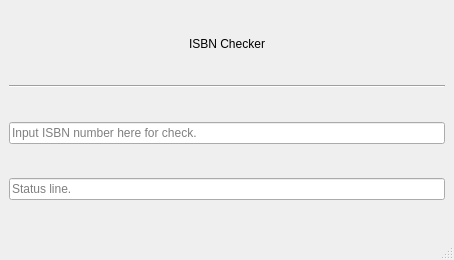
<?xml version="1.0" encoding="UTF-8"?>
<ui version="4.0">
 <class>ISBNWindow</class>
 <widget class="QMainWindow" name="ISBNWindow">
  <property name="geometry">
   <rect>
    <x>0</x>
    <y>0</y>
    <width>454</width>
    <height>260</height>
   </rect>
  </property>
  <property name="windowTitle">
   <string>MainWindow</string>
  </property>
  <widget class="QWidget" name="centralwidget">
   <layout class="QVBoxLayout" name="verticalLayout">
    <item>
     <widget class="QLabel" name="label">
      <property name="sizePolicy">
       <sizepolicy hsizetype="Expanding" vsizetype="Fixed">
        <horstretch>0</horstretch>
        <verstretch>0</verstretch>
       </sizepolicy>
      </property>
      <property name="text">
       <string>ISBN Checker</string>
      </property>
      <property name="alignment">
       <set>Qt::AlignCenter</set>
      </property>
     </widget>
    </item>
    <item>
     <widget class="Line" name="line">
      <property name="orientation">
       <enum>Qt::Horizontal</enum>
      </property>
     </widget>
    </item>
    <item>
     <widget class="QLineEdit" name="m_ISBNEdit">
      <property name="toolTip">
       <string/>
      </property>
      <property name="whatsThis">
       <string/>
      </property>
      <property name="placeholderText">
       <string>Input ISBN number here for check.</string>
      </property>
     </widget>
    </item>
    <item>
     <widget class="QLineEdit" name="m_statusEdit">
      <property name="readOnly">
       <bool>true</bool>
      </property>
      <property name="placeholderText">
       <string>Status line.</string>
      </property>
     </widget>
    </item>
   </layout>
  </widget>
  <widget class="QMenuBar" name="menubar">
   <property name="geometry">
    <rect>
     <x>0</x>
     <y>0</y>
     <width>454</width>
     <height>22</height>
    </rect>
   </property>
  </widget>
  <widget class="QStatusBar" name="statusbar"/>
 </widget>
 <resources/>
 <connections>
  <connection>
   <sender>m_ISBNEdit</sender>
   <signal>textEdited(QString)</signal>
   <receiver>ISBNWindow</receiver>
   <slot>checkISBN()</slot>
   <hints>
    <hint type="sourcelabel">
     <x>191</x>
     <y>142</y>
    </hint>
    <hint type="destinationlabel">
     <x>240</x>
     <y>164</y>
    </hint>
   </hints>
  </connection>
 </connections>
 <slots>
  <slot>checkISBN()</slot>
 </slots>
</ui>
